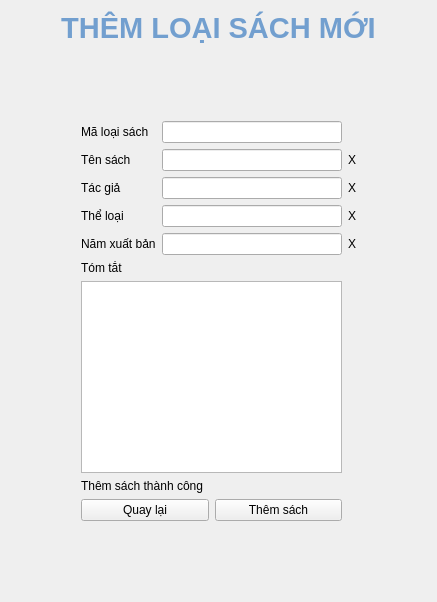
          <widget class="QWidget" name="tab">
           <attribute name="title">
            <string>Thêm đầu sách mới</string>
           </attribute>
           <layout class="QGridLayout" name="gridLayout_13">
            <item row="0" column="2">
             <spacer name="horizontalSpacer_16">
              <property name="orientation">
               <enum>Qt::Horizontal</enum>
              </property>
              <property name="sizeHint" stdset="0">
               <size>
                <width>40</width>
                <height>20</height>
               </size>
              </property>
             </spacer>
            </item>
            <item row="3" column="1">
             <spacer name="verticalSpacer_14">
              <property name="orientation">
               <enum>Qt::Vertical</enum>
              </property>
              <property name="sizeHint" stdset="0">
               <size>
                <width>20</width>
                <height>40</height>
               </size>
              </property>
             </spacer>
            </item>
            <item row="2" column="1">
             <widget class="QWidget" name="addBook_Form" native="true">
              <layout class="QGridLayout" name="gridLayout_12">
               <property name="leftMargin">
                <number>30</number>
               </property>
               <property name="topMargin">
                <number>30</number>
               </property>
               <property name="rightMargin">
                <number>30</number>
               </property>
               <property name="bottomMargin">
                <number>30</number>
               </property>
               <item row="5" column="0">
                <layout class="QVBoxLayout" name="verticalLayout_2">
                 <item>
                  <widget class="QLabel" name="label_5">
                   <property name="text">
                    <string>Tóm tắt</string>
                   </property>
                  </widget>
                 </item>
                 <item>
                  <widget class="QTextEdit" name="addBook_summaryText"/>
                 </item>
                </layout>
               </item>
               <item row="1" column="0">
                <layout class="QHBoxLayout" name="horizontalLayout">
                 <item>
                  <widget class="QLabel" name="label_2">
                   <property name="text">
                    <string>Tên sách</string>
                   </property>
                  </widget>
                 </item>
                 <item>
                  <widget class="QLineEdit" name="addBook_titleLine">
                   <property name="minimumSize">
                    <size>
                     <width>180</width>
                     <height>0</height>
                    </size>
                   </property>
                   <property name="maximumSize">
                    <size>
                     <width>180</width>
                     <height>16777215</height>
                    </size>
                   </property>
                  </widget>
                 </item>
                </layout>
               </item>
               <item row="2" column="0">
                <layout class="QHBoxLayout" name="horizontalLayout_2">
                 <item>
                  <widget class="QLabel" name="label_3">
                   <property name="text">
                    <string>Tác giả</string>
                   </property>
                  </widget>
                 </item>
                 <item>
                  <widget class="QLineEdit" name="addBook_authorLine">
                   <property name="minimumSize">
                    <size>
                     <width>180</width>
                     <height>0</height>
                    </size>
                   </property>
                   <property name="maximumSize">
                    <size>
                     <width>180</width>
                     <height>16777215</height>
                    </size>
                   </property>
                  </widget>
                 </item>
                </layout>
               </item>
               <item row="4" column="0">
                <layout class="QHBoxLayout" name="horizontalLayout_4">
                 <item>
                  <widget class="QLabel" name="label_6">
                   <property name="text">
                    <string>Năm xuất bản</string>
                   </property>
                  </widget>
                 </item>
                 <item>
                  <widget class="QLineEdit" name="addBook_yearLine">
                   <property name="minimumSize">
                    <size>
                     <width>180</width>
                     <height>0</height>
                    </size>
                   </property>
                   <property name="maximumSize">
                    <size>
                     <width>180</width>
                     <height>16777215</height>
                    </size>
                   </property>
                  </widget>
                 </item>
                </layout>
               </item>
               <item row="3" column="0">
                <layout class="QHBoxLayout" name="horizontalLayout_3">
                 <item>
                  <widget class="QLabel" name="label_4">
                   <property name="text">
                    <string>Thể loại</string>
                   </property>
                  </widget>
                 </item>
                 <item>
                  <widget class="QLineEdit" name="addBook_typeLine">
                   <property name="minimumSize">
                    <size>
                     <width>180</width>
                     <height>0</height>
                    </size>
                   </property>
                   <property name="maximumSize">
                    <size>
                     <width>180</width>
                     <height>16777215</height>
                    </size>
                   </property>
                  </widget>
                 </item>
                </layout>
               </item>
               <item row="1" column="1">
                <widget class="QLabel" name="addBook_titleLabel">
                 <property name="text">
                  <string>X</string>
                 </property>
                </widget>
               </item>
               <item row="2" column="1">
                <widget class="QLabel" name="addBook_authorLabel">
                 <property name="text">
                  <string>X</string>
                 </property>
                </widget>
               </item>
               <item row="6" column="0">
                <widget class="QLabel" name="addBook_successLabel">
                 <property name="text">
                  <string>Thêm sách thành công</string>
                 </property>
                </widget>
               </item>
               <item row="4" column="1">
                <widget class="QLabel" name="addBook_yearLabel">
                 <property name="text">
                  <string>X</string>
                 </property>
                </widget>
               </item>
               <item row="3" column="1">
                <widget class="QLabel" name="addBook_typeLabel">
                 <property name="text">
                  <string>X</string>
                 </property>
                </widget>
               </item>
               <item row="7" column="0">
                <layout class="QHBoxLayout" name="horizontalLayout_6">
                 <property name="bottomMargin">
                  <number>0</number>
                 </property>
                 <item>
                  <widget class="QPushButton" name="addBook_backButton">
                   <property name="text">
                    <string>Quay lại</string>
                   </property>
                  </widget>
                 </item>
                 <item>
                  <widget class="QPushButton" name="addBook_addButton">
                   <property name="text">
                    <string>Thêm sách</string>
                   </property>
                  </widget>
                 </item>
                </layout>
               </item>
               <item row="0" column="0">
                <layout class="QHBoxLayout" name="horizontalLayout_5">
                 <property name="topMargin">
                  <number>0</number>
                 </property>
                 <item>
                  <widget class="QLabel" name="label">
                   <property name="text">
                    <string>Mã loại sách</string>
                   </property>
                  </widget>
                 </item>
                 <item>
                  <widget class="QLineEdit" name="addBook_BTypeID">
                   <property name="minimumSize">
                    <size>
                     <width>180</width>
                     <height>0</height>
                    </size>
                   </property>
                   <property name="maximumSize">
                    <size>
                     <width>180</width>
                     <height>16777215</height>
                    </size>
                   </property>
                   <property name="readOnly">
                    <bool>true</bool>
                   </property>
                  </widget>
                 </item>
                </layout>
               </item>
              </layout>
             </widget>
            </item>
            <item row="0" column="1">
             <widget class="QLabel" name="label_48">
              <property name="text">
               <string>&lt;html&gt;&lt;head/&gt;&lt;body&gt;&lt;p align=&quot;center&quot;&gt;&lt;span style=&quot; font-size:22pt; font-weight:600; color:#729fcf;&quot;&gt;THÊM LOẠI SÁCH MỚI&lt;/span&gt;&lt;/p&gt;&lt;/body&gt;&lt;/html&gt;</string>
              </property>
             </widget>
            </item>
            <item row="0" column="0">
             <spacer name="horizontalSpacer_15">
              <property name="orientation">
               <enum>Qt::Horizontal</enum>
              </property>
              <property name="sizeHint" stdset="0">
               <size>
                <width>40</width>
                <height>20</height>
               </size>
              </property>
             </spacer>
            </item>
            <item row="1" column="1">
             <spacer name="verticalSpacer_15">
              <property name="orientation">
               <enum>Qt::Vertical</enum>
              </property>
              <property name="sizeHint" stdset="0">
               <size>
                <width>20</width>
                <height>40</height>
               </size>
              </property>
             </spacer>
            </item>
           </layout>
          </widget>
